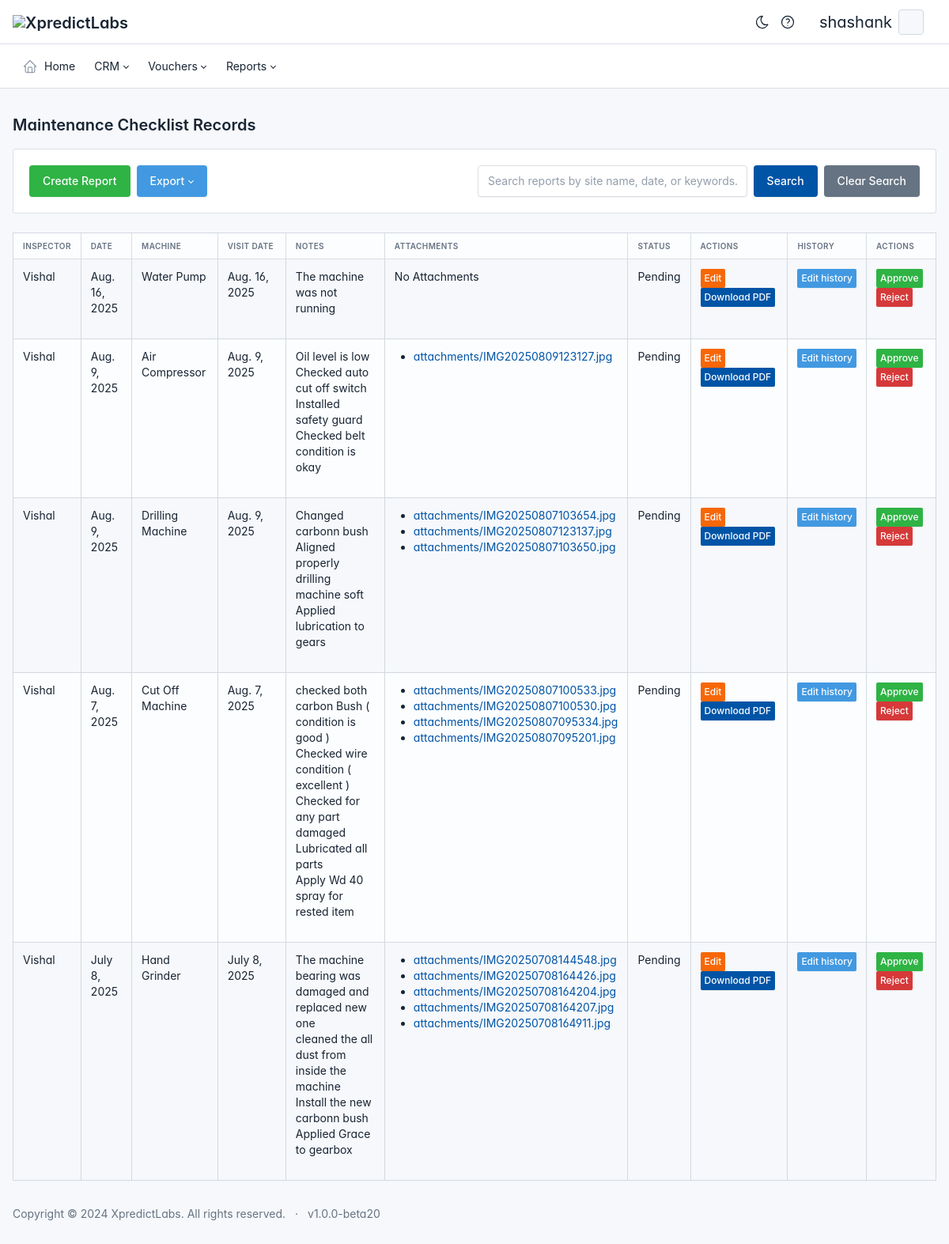
Screenshot of /maintenance-checklist/ (signed in) with the database file from the repository.
### app/models.py (models this page shows, shortened)
class UserProfile(models.Model):
    user = models.OneToOneField(User, on_delete=models.CASCADE)
    employee_id = models.CharField(max_length=10, unique=True, editable=False)
    zone = models.ForeignKey(Zone, on_delete=models.SET_NULL, null=True, blank=True, default=None)
    groups = models.ManyToManyField(Group, blank=True)
    email = models.EmailField(unique=True)  # Ensure unique email
    contact_number = models.CharField(max_length=15, default="0000000000")
    date_of_birth = models.DateField(default="2000-01-01")
    division = models.ForeignKey(Division, on_delete=models.SET_NULL, null=True, blank=True, default=None)
    target= models.ForeignKey(Target, on_delete=models.SET_NULL, null=True, blank=True)
    profile_picture = models.ImageField(upload_to="profile_pics/", default="profile_pics/default.jpg")

class CoreModule(models.Model):
    name = models.CharField(max_length=100, unique=True)  # Module name (e.g., "CRM")
    description = models.TextField(blank=True, null=True)  # Optional description
    is_active = models.BooleanField(default=True)  # Globally enable or disable this module
    slug = models.SlugField(unique=True, blank=True, null=True)  # Slug field for URL

### apage/models.py (models this page shows, shortened)
class MaintenanceChecklist(models.Model):
    inspector_name = models.CharField(max_length=255, null=True, blank=True)  # Auto-filled by logged-in user
    date = models.DateField()  # Stores the current date
    machine = models.ForeignKey(Machine, on_delete=models.CASCADE)
    visit_date = models.DateField(validators=[no_future_dates])
    created_by = models.ForeignKey(User,on_delete=models.SET_NULL,null=True,blank=True)
    SUPPLY_VOLTAGE_CHOICES = [
        ('checked', 'Checked'),
        ('repair', 'Repair'),
        ('replacement', 'Replacement'),
    ]
    supply_voltage = models.CharField(
        max_length=20, choices=SUPPLY_VOLTAGE_CHOICES, blank=True, null=True
    )
    CURRENT_LOAD_CHOICES = [
        ('checked', 'Checked'),
        ('repair', 'Repair'),
        ('replacement', 'Replacement'),
    ]
    current_load = models.CharField(
        max_length=20, choices=CURRENT_LOAD_CHOICES, blank=True, null=True
    )
    observations = models.TextField(blank=True, null=True)
    edit_history = models.TextField(blank=True, null=True)  # To store edit history
    STATUS_CHOICES = [
        ('pending', 'Pending'),
        ('approved', 'Approved'),
        ('rejected', 'Rejected'),
    ]
    status = models.CharField(
        max_length=20, choices=STATUS_CHOICES, default='pending'
    )

class Machine(models.Model):
    name = models.CharField(max_length=100)

class MaintenanceChecklistAttachment(models.Model):
    checklist = models.ForeignKey(MaintenanceChecklist, on_delete=models.CASCADE, related_name='attachments')
    file = models.FileField(upload_to='attachments/')
    edit_history = models.TextField(blank=True, null=True)  # Edit history for file changes

### apage/views.py (the view, shortened to what this page needs)
# urls.py: path('maintenance-checklist/', views.maintenance_checklist, name='maintenance_checklist'),
def maintenance_checklist(request):
    user = request.user
    user_role = user.groups.first().name if user.groups.first() else None
    if user_role == 'Admin':
        checklists = MaintenanceChecklist.objects.all().order_by('-date')
    else:
        checklists = MaintenanceChecklist.objects.filter(created_by=user).order_by('-date')  # Order by most recent
    query = request.GET.get('search', '')
    context = {
        'checklists': checklists,
        'search_query': query,
    }
    return render(request, 'apage/maintenance_checklist_viewing.html', context)

### app/context_processors.py (called while the page is built)
def user_role(request):
    if request.user.is_authenticated:
        user = request.user
        groups = user.groups.values_list('name', flat=True)  # Get the names of groups
        group_name = groups[0] if groups else "No Role"  # Assuming one role per user
        print(f"role : ",user_role)
        return {
            'username': user.username,
            'user_role': group_name
        }
    return {}  # Empty context if user is not authenticated

def group_buttons(request):
    return {
        'group_buttons': GroupButton.objects.all()
    }

def modules_with_submodules(request):
    if not request.user.is_authenticated:
        return {}  # Return an empty context for unauthenticated users
    module_visibility, _ = ModuleVisibility.objects.get_or_create(user=request.user)
    enabled_modules = module_visibility.get_enabled_modules()
    submodule_visibility_map = {
        submodule.submodule_id: submodule.is_visible
        for submodule in request.user.submodule_visibility.all()
    }
    modules_with_submodules = {}
    for module in enabled_modules:
        visible_submodules = [
            submodule for submodule in module.submodules.all()
            if submodule.is_active and submodule_visibility_map.get(submodule.id, False)
        ]
        modules_with_submodules[module] = visible_submodules
    return {
        'modules_with_submodules': modules_with_submodules,
    }

### app/models.py (called while the page is built)
    def get_enabled_modules(self):
        return self.enabled_modules.all()

### website/context_processors.py (called while the page is built, shortened)
def pay_now_context(request):
    payment_details = None
    selected_user = None
    expenses = None
    total_amount_to_be_paid = None
    transaction_id = None
    from_date = None
    to_date = None
    selected_filter = None
    user_id = request.GET.get('user_id', None)
    return {
        'selected_user': selected_user,
        'expenses': expenses,
        'total_amount_to_be_paid': total_amount_to_be_paid,
        'transaction_id': transaction_id,
        'from_date': from_date,
        'to_date': to_date,
        'selected_filter': selected_filter,
        'payment_details': payment_details,
    }

### templates/apage/maintenance_checklist_viewing.html (shortened to what this page needs)
{% extends "base.html" %}
{% block content %}
<div class="container-fluid mt-5">
    <h2>Maintenance Checklist Records</h2>
    <div class="row row-cards mb-4">
        <div class="col-12">
            <div class="card">
                <div class="card-body">
                    <form action="{% url 'maintenance_checklist' %}" method="GET" class="row g-2 d-flex justify-content-between">
                        <div class="col-md-3 d-flex justify-content-start">
                            <a href="{% url 'maintenance_checklist_records' %}" class="btn btn-success me-2">Create Report</a>
                            <div class="dropdown">
                                <button class="btn btn-info dropdown-toggle" type="button" id="exportDropdown" data-bs-toggle="dropdown" aria-expanded="false">
                                    Export
                                </button>
                            </div>
                        </div>
                        <div class="col-md-6 d-flex justify-content-end">
                            <input type="text" name="search" class="form-control me-2" value="{{ search_query }}" placeholder="Search reports by site name, date, or keywords...">
                            <button type="submit" class="btn btn-primary me-2">Search</button>
                            <a href="{% url 'maintenance_checklist' %}" class="btn btn-secondary">Clear Search</a>
                        </div>
                    </form>
                </div>
            </div>
        </div>
    </div>
    <div class='table-responsive'>
        <table class="table table-bordered table-striped">
            <thead>
                <tr>
                    <th>Inspector</th>
                    <th>Date</th>
                    <th>Machine</th>
                    <th>Visit Date</th>
                    <th>Notes</th>
                    <th>Attachments</th>
                    <th>Status</th>
                    <th>Actions</th>
                    {% if user_role == 'Admin' %}
                    <th>History</th>
                    <th>Actions</th>
                    {% endif %}
                </tr>
            </thead>
            <tbody>
                {% for checklist in checklists %}
                <tr>
                    <td>{{ checklist.inspector_name }}</td>
                    <td>{{ checklist.date }}</td>
                    <td>{{ checklist.machine.name }}</td>
                    <td>{{ checklist.visit_date }}</td>
                    <td>{{ checklist.observations|linebreaks }}</td>
                    <td>
                        {% if checklist.attachments.exists %}
                        <ul>
                            {% for attachment in checklist.attachments.all %}
                            <li><a href="{{ attachment.file.url }}" target="_blank">{{ attachment.file.name }}</a></li>
                            {% endfor %}
                        </ul>
                        {% else %}
                        No Attachments
                        {% endif %}
                    </td>
                    <td>{{ checklist.get_status_display }}</td>
                    <td>
                        <a href="{% url 'edit_maintenance_checklist' checklist.id %}" class="btn btn-warning btn-sm">Edit</a>
                        <a href="{% url 'pdf_maintenance_checklist' checklist.id %}" class="btn btn-primary btn-sm">Download PDF</a>
                    </td>
                    {% if user_role == 'Admin' %}
                        <td>
                            <a href="{% url 'maintenance_checklist_detail' checklist.id %}" class="btn btn-info btn-sm">Edit history</a>
                        </td>
                        <td>
                            {% if checklist.status == 'pending' %}
                            <a href="{% url 'update_status' checklist.id 'approve' %}" class="btn btn-success btn-sm">Approve</a>
                            <a href="{% url 'update_status' checklist.id 'reject' %}" class="btn btn-danger btn-sm">Reject</a>
                            {% else %}
                            <button class="btn btn-secondary" disabled>{{ checklist.get_status_display }}</button>
                            {% endif %}
                        </td>
                    {% endif %}
                </tr>
                {% empty %}
                <tr>
                    <td colspan="7" class="text-center">No maintenance records found.</td>
                </tr>
                {% endfor %}
            </tbody>
        </table>
    </div>
</div>
{% endblock %}

### templates/base.html (shortened to what this page needs)
<!doctype html>
{% load static %}
<html lang="en">
<head>
	{% load static %}
	<link href="{% static 'css/tabler.min.css' %}" rel="stylesheet" />
	<link href="{% static 'css/tabler-flags.min.css' %}" rel="stylesheet" />
	<link href="{% static 'css/tabler-payments.min.css' %}" rel="stylesheet" />
	<link href="{% static 'css/tabler-vendors.min.css' %}" rel="stylesheet" />
	<link href="{% static 'css/extra.css' %}" rel="stylesheet" />
	<link href="{% static 'css/demo.min.css' %}" rel="stylesheet" />
	<link rel="stylesheet" href="https://cdn.datatables.net/2.1.8/css/dataTables.dataTables.css" />
	<link href="https://cdnjs.cloudflare.com/ajax/libs/select2/4.0.13/css/select2.min.css" rel="stylesheet" />
</head>
<body>
	<div class="page">
		<header class="navbar navbar-expand-md d-print-none">
			<div class="container-fluid">
				<h1 class="navbar-brand navbar-brand-autodark d-none-navbar-horizontal pe-0 pe-md-3">
					<a href="{% url 'home' %}">
						<img src="{% static 'xlogo.png' %}" width="110" height="32" alt="XpredictLabs"
							class="navbar-brand-image">
					</a>
				</h1>
				<div class="navbar-nav flex-row order-md-last">
					<div class=" d-flex">
						<a href="?theme=dark" class="nav-link px-0 hide-theme-dark" title="Enable dark mode"
							data-bs-toggle="tooltip" data-bs-placement="bottom">
						</a>
						<div class="nav-item dropdown d-flex me-3">
							<a href="#" class="nav-link px-0" data-bs-toggle="dropdown" aria-expanded="false" title="Help & Manuals">
							</a>
						</div>
						<div class="nav-item dropdown d-flex me-3">
							{% if user.is_authenticated %}
							<div class="nav-item dropdown ">
								<a href="#" class="nav-link d-flex lh-1 text-reset p-0" data-bs-toggle="dropdown"
									aria-label="Open user menu">
									<div class=" d-sm-block ps-2 me-2">
											<div class="fs-2">{{ user.username }} </div>
									</div>
									<span class="avatar avatar-sm"
      										style="background-image: url('{{ user.userprofile.profile_picture.url }}')">
									</span>
								</a>
							</div>
							{% else %}
							<div class="nav-item">
								<a class="nav-link text-white" href="{% url 'login' %}">Login</a>
							</div>
							{% endif %}
						</div>
					</div>
				</div>
			</div>
		</header>
		<header class="navbar-expand-md">
			<div class="collapse navbar-collapse" id="navbar-menu">
				<div class="navbar">
					<div class="container-fluid">
						<ul class="navbar-nav">
							<li class="nav-item">
								<a class="nav-link" href="{% url 'home' %}">
									<span class="nav-link-icon d-md-none d-lg-inline-block">
									</span>
									<span class="nav-link-title">
										Home
									</span>
								</a>
							</li>
									{% for module, visible_submodules in modules_with_submodules.items %}
									<li class="nav-item dropdown">
										<a class="nav-link dropdown-toggle" href="#" id="dropdown-{{ module.id }}"
											role="button" data-bs-toggle="dropdown" aria-haspopup="true"
											aria-expanded="false">
											{{ module.name }}
										</a>
									</li>
									{% endfor %}
						</ul>
					</div>
				</div>
			</div>
		</header>
		<div class="page-wrapper">
			{% block content %}{% endblock content %}
			<footer class="footer footer-transparent d-print-none">
				<div class="container-fluid">
					<div class="row text-center align-items-center flex-row">
						<div class="col-12 col-lg-auto mt-3 mt-lg-0">
							<ul class="list-inline list-inline-dots mb-0">
								<li class="list-inline-item">
									Copyright &copy; 2024
									<a href="https://xpredictlabs.com/" class="link-secondary"> XpredictLabs</a>.
									All rights reserved.
								</li>
								<li class="list-inline-item">
									v1.0.0-beta20
								</li>
							</ul>
						</div>
					</div>
				</div>
			</footer>
		</div>
	</div>
    <link href="https://cdn.jsdelivr.net/npm/select2@4.0.13/dist/css/select2.min.css" rel="stylesheet">
</body>
</html>

### templates/base.html (style rules this page uses)
:root { --tblr-font-sans-serif: 'Inter Var', -apple-system, BlinkMacSystemFont, San Francisco, Segoe UI, Roboto, Helvetica Neue, sans-serif; }
body { font-feature-settings: "cv03", "cv04", "cv11"; }

### rows the page displays
CoreModule: name "CRM"
CoreModule: name "Vouchers"
CoreModule: name "Reports"
MaintenanceChecklist: inspector_name "Vishal", date "Aug. 16, 2025", machine.name "Water Pump", visit_date "Aug. 16, 2025", observations "The machine was not running", shows "No Attachments", status "Pending", shows "Approve"
MaintenanceChecklist: inspector_name "Vishal", date "Aug. 9, 2025", machine.name "Air Compressor", visit_date "Aug. 9, 2025", observations "Oil level is low Checked auto cut off switch Installed safety guard Checked belt condition is okay", status "Pending", shows "Approve"
MaintenanceChecklistAttachment: file.name "attachments/IMG20250809123127.jpg"
MaintenanceChecklist: inspector_name "Vishal", date "Aug. 9, 2025", machine.name "Drilling Machine", visit_date "Aug. 9, 2025", observations "Changed carbonn bush Aligned properly drilling machine soft Applied lubrication to gears", status "Pending", shows "Approve"
MaintenanceChecklistAttachment: file.name "attachments/IMG20250807103654.jpg"
MaintenanceChecklistAttachment: file.name "attachments/IMG20250807123137.jpg"
MaintenanceChecklistAttachment: file.name "attachments/IMG20250807103650.jpg"
MaintenanceChecklist: inspector_name "Vishal", date "Aug. 7, 2025", machine.name "Cut Off Machine", visit_date "Aug. 7, 2025", observations "checked both carbon Bush ( condition is good ) Checked wire condition ( excellent ) Checked for any part damaged Lubricated all parts Apply Wd 40 spray for rested item", status "Pending", shows "Approve"
MaintenanceChecklistAttachment: file.name "attachments/IMG20250807100533.jpg"
MaintenanceChecklistAttachment: file.name "attachments/IMG20250807100530.jpg"
MaintenanceChecklistAttachment: file.name "attachments/IMG20250807095334.jpg"
MaintenanceChecklistAttachment: file.name "attachments/IMG20250807095201.jpg"
MaintenanceChecklist: inspector_name "Vishal", date "July 8, 2025", machine.name "Hand Grinder", visit_date "July 8, 2025", observations "The machine bearing was damaged and replaced new one cleaned the all dust from inside the machine Install the new carbonn bush Applied Grace to gearbox", status "Pending", shows "Approve"
MaintenanceChecklistAttachment: file.name "attachments/IMG20250708144548.jpg"
MaintenanceChecklistAttachment: file.name "attachments/IMG20250708164426.jpg"
MaintenanceChecklistAttachment: file.name "attachments/IMG20250708164204.jpg"
MaintenanceChecklistAttachment: file.name "attachments/IMG20250708164207.jpg"
MaintenanceChecklistAttachment: file.name "attachments/IMG20250708164911.jpg"

### other values shown
{{ user.username }} "shashank"
